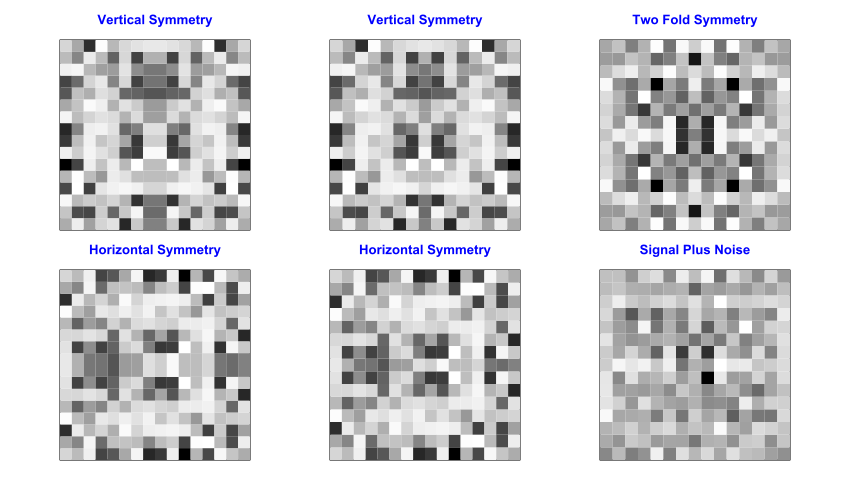

Source code (R):
#3.1
#I loaded in the matlab package so the images can 
#flipud, fliplr, and/or  rot90
#Also, I loaded the package Cairo for printing libraries
library(matlab)
library(Cairo)

#3.2
#N and Ndiv are going to rep. the dimensions of the matrix
#The matrix is going to be 16 rows by 8 cols.
N <- 16
N
Ndiv <- N/2
Ndiv

#3.2.1
#I created an array called rnd1 that stores the value
#of a matrix with random numbers. The matrix has random nums 
#because of the runif function. 
#This matrix has N rows & Ndiv cols.
rnd1 <- matrix(runif(N*Ndiv), nrow=N, ncol=Ndiv)
rnd1

#3.2.2
#I created another array called symV1 which is bilaterally (vertically)
#symmetric across the y-axis from rnd1. 
#I did this by combining the original matrix with a function called
#flip left/right which flips the original matrix  across the y-axis
#and stored this value into symV1.

symV1 <- cbind(rnd1, fliplr(rnd1))
symV1

#3.2.3
#I created another array called symH1 which takes the value of the 
#vertically symmetric matrix and rotates it so that it is horizontally symmetric.
#I did this by using the rotate 90 function which takes symV1 
#and rotates it 90 degrees to create a horizontally symmetric matrix
symH1 <- rot90(symV1)
symH1

#3.2.4
#I created two new variables called symV2 & symH2 
#to remove the duplicated pixels of the vertically (symV1) and 
#horizontally (symH1) symmetric matrices
#symV2 elims 1 col. while symH2 elims. 1 row

symV2 <- symV1[,-Ndiv]
symV2
symH2 <-symH1[-Ndiv,]
symH2

#3.2.5
#Array rnd2 was created
#This array holds the value of a matrix with random values in a 8X8 data set
rnd2 <- matrix(runif(Ndiv*Ndiv), ncol=Ndiv)
rnd2

#I create a two fold symmetric matrix
#twoFold1 takes the values of rnd2 and adds a col. to it using cbind(), 
#then it flips the values using fliplr so that it is symmetric across the y-axis.
#twoFold2 takes the vertically sym. values of twoFold1 and adds a row to it using
#rbind(), then uses the function flipud to make the matrix symmetric across the 
#x-axis
twoFold1 <- cbind(rnd2, fliplr(rnd2))
twoFold1
twoFold2 <- rbind(flipud(twoFold1), twoFold1)
twoFold2

#The matrix twoFoldSymmetry removes the duplicated pixels along the X and Y axes
twoFoldSymmetry <- twoFold2[-Ndiv, -Ndiv]
twoFoldSymmetry

#3.2.6
#I created a matrix of random numbers called noise
#that is the same size as twoFoldSymmetry
#I then divided the values of noise by two and added the values of
#twoFoldSymmetry(because pemdas ofc) and assigned it to signalPlusNoise
noise <- matrix(runif((N-1)*(N-1)), ncol=N-1)
noise
signalPlusNoise <- twoFoldSymmetry + noise/2
signalPlusNoise

#3.3, 3.4, & 3.5
#I created a pdf file named "Assignment1_Question3_KLM.pdf" 
#and put my 6 panels on it
pdf_file<-"Assignment1_Question3_KLM.pdf"

#using the cairo_pdf function I sized the panels to be 8.5wX5h
cairo_pdf(pdf_file,width=8.5,height=5)

#I set the plotting area into a 2*3 array, and set a square plotting region.
#I set the width of margins by .2 inches, and set the figure margins in number 
#of 0.2 inches. Since the cex default is 1 the magnification of the axis is default, 
#and for the plotting device I set it to NA because it allows the panels to
#be plotted outside of the plotting region
par(mfcol=c(2,3),pty="s", omi=c(.2,.2,.2,.2),mai=c(0.2,0.2,0.2,0.2),cex.axis=1,xpd=NA)

#created vector for the function gray.colors()
#I used the max amount of gray shades since the rgb color model can show 256 shades
#starts at 0(black) and ends at 1(white) so anything between is gray
grayColors <- gray.colors(256, start = 0, end=1);

#I rotated all the panels by 90 degrees(because of what happened in last class)
#I used xaxt/yaxt="n" to suppress the x and y axis respectively
#Assigned the color gray to all of the panels
#I then made the titles blue and moved them 1.2 spaces away from the axis
#Lastly, I made the titles twice the size of the default size and the font is Arial

#Top Left
image(rot90(symV1), xaxt="n", yaxt="n", col=grayColors)
title("Vertical Symmetry", col.main=rgb(0,0,1), line=1.2, cex.lab=2, family="Arial")
#Bottom Left
image(rot90(symH1), xaxt="n", yaxt="n", col=grayColors)
title("Horizontal Symmetry", col.main=rgb(0,0,1), line=1.2, cex.lab=2, family="Arial")
#Top Center
image(rot90(symV2), xaxt="n", yaxt="n", col=grayColors)
title("Vertical Symmetry", col.main=rgb(0,0,1), line=1.2, cex.lab=2, family="Arial")
#Bottom Center
image(rot90(symH2), xaxt="n", yaxt="n", col=grayColors)
title("Horizontal Symmetry", col.main=rgb(0,0,1), line=1.2, cex.lab=2, family="Arial")
#Top Right
image(rot90(twoFoldSymmetry), xaxt="n", yaxt="n", col=grayColors)
title("Two Fold Symmetry", col.main=rgb(0,0,1), line=1.2, cex.lab=2, family="Arial")
#Bottom Right
image(rot90(signalPlusNoise), xaxt="n", yaxt="n", col=grayColors)
title("Signal Plus Noise", col.main=rgb(0,0,1), line=1.2, cex.lab=2, family="Arial")

#closes file and provides URL for plot(concates. to single image)
dev.off()
